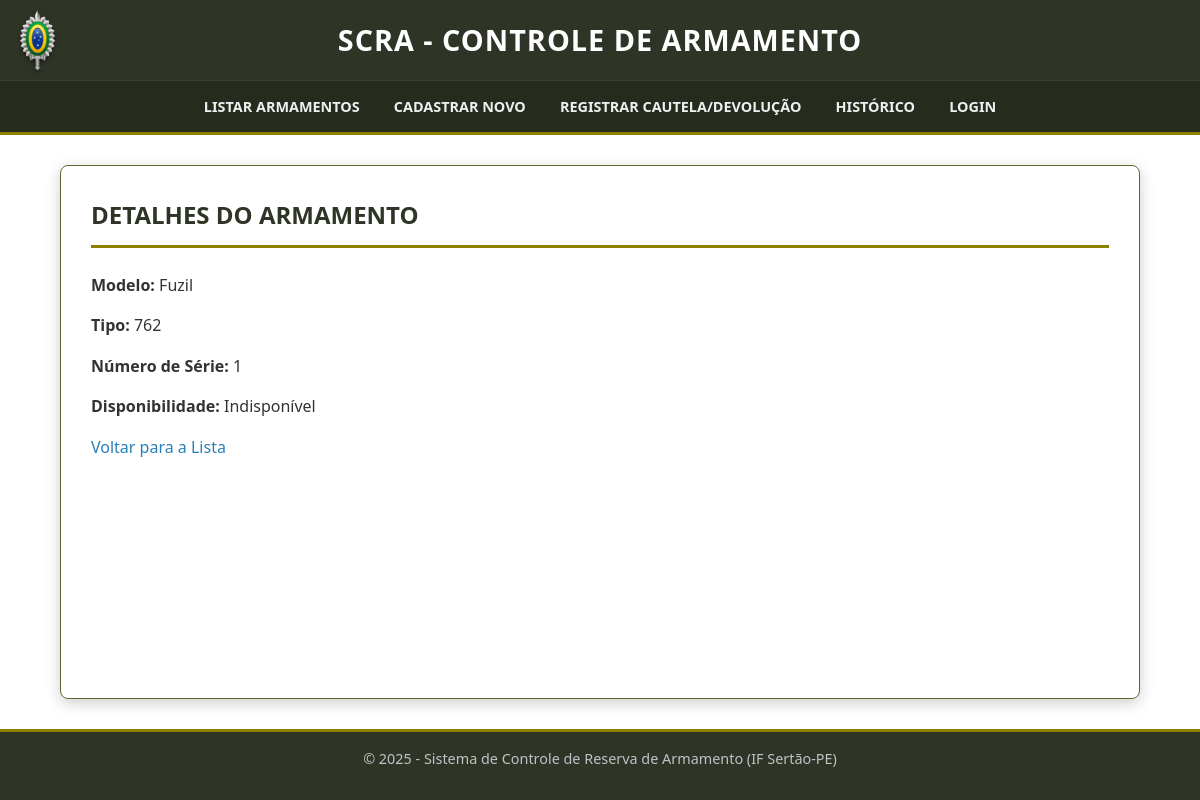
Screenshot of /armamentos/detalhes/2/ with the database file from the repository.
### armamentos/models.py (models this page shows, shortened)
class Armamento(models.Model):
    modelo = models.CharField(max_length=100)
    tipo = models.CharField(max_length=50)
    numero_serie = models.CharField(max_length=50, unique=True)
    disponivel = models.BooleanField(default=True)

### armamentos/views.py (the view)
# urls.py: path('detalhes/<int:pk>/', views.detalhes_armamento, name='detalhes_armamento'),
def detalhes_armamento(request, pk):
    armamento = get_object_or_404(Armamento, pk=pk)
    return render(request, 'armamentos/detalhes_armamento.html', {'produto': armamento})

### armamentos/templates/armamentos/detalhes_armamento.html
{% extends 'base.html' %} {% block title %}Detalhes do Armamento{% endblock %}
{% block content %}
<h2>Detalhes do Armamento</h2>
<p><strong>Modelo:</strong> {{ produto.modelo }}</p>
<p><strong>Tipo:</strong> {{ produto.tipo }}</p>
<p><strong>Número de Série:</strong> {{ produto.numero_serie }}</p>
<p><strong>Disponibilidade:</strong>
    {% if produto.disponivel %} Disponível {% else %} Indisponível {% endif %}
</p>
<a href="{% url 'listar_armamentos' %}">Voltar para a Lista</a>
{% endblock %}

### static/css/style.css (style rules this page uses)
* { box-sizing: border-box; margin: 0; padding: 0; }
body { font-family: 'Segoe UI', Tahoma, Geneva, Verdana, sans-serif; line-height: 1.6; background-image: url("/static/img/camuflado.png"); background-size: cover; background-repeat: no-repeat; background-attachment: fixed; background-position: center; color: #333; display: flex; flex-direction: column; align-items: center; min-height: 100vh; }
h2 { color: #2F3526; border-bottom: 3px solid #8B8000; padding-bottom: 10px; margin-bottom: 25px; text-transform: uppercase; }
a { color: #2980b9; text-decoration: none; }
p { margin-bottom: 15px; }
strong { font-weight: bold; }

### rows the page displays
Armamento: modelo "Fuzil", tipo "762", numero_serie "1"
